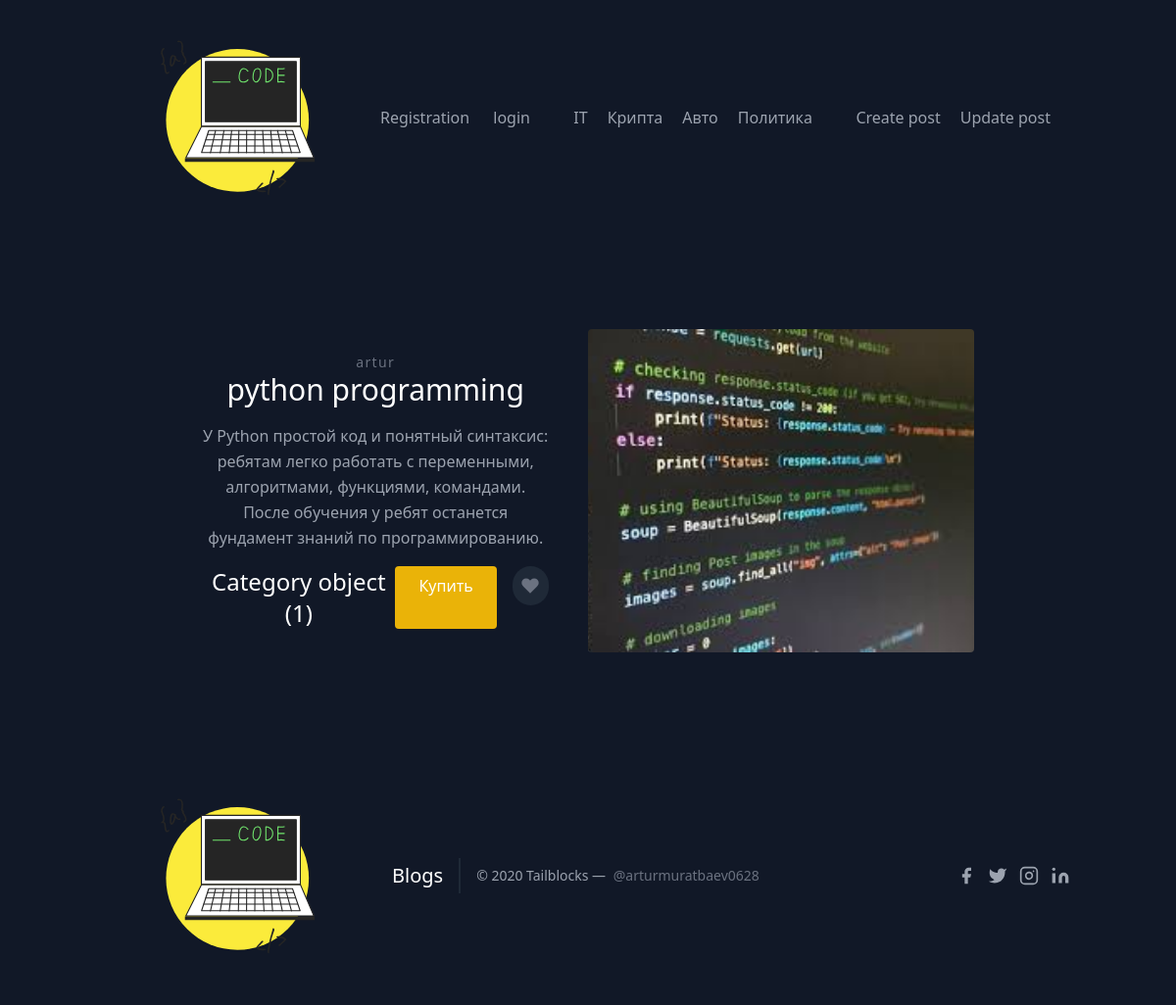
The page /blog/1 on the database its author committed.
### blog/models.py (models this page shows, shortened)
class Blogs(models.Model):
    author = models.ForeignKey(User,on_delete=models.CASCADE)
    category = models.ForeignKey(Category,on_delete=models.CASCADE)
    title = models.CharField(max_length=255,verbose_name='название')
    text = models.TextField(verbose_name='Пост:')
    image1 = models.ImageField(verbose_name='1 картинка(не обязательно):',blank=True,null=True)
    image2 = models.ImageField(verbose_name='2 картинка(не обязательно):',blank=True,null=True)
    image3 = models.ImageField(verbose_name='3 картинка(не обязательно):',blank=True,null=True)
    pub_date = models.DateTimeField(auto_now_add=True)
    class Meta:
        verbose_name = 'Блог'
        verbose_name_plural = 'Блоги'

class Category(models.Model):
    category_name = models.CharField(max_length=255,verbose_name='Название категории:')
    slug = models.SlugField(verbose_name='Слаг категорий',max_length=255)
    class Meta:
        verbose_name = 'Категория'
        verbose_name_plural = 'Категорий'

### blog/views.py (the view)
# urls.py: path('blog/<int:id>',detail,name='detail'),
def detail(request,id):
    blog = get_object_or_404(models.Blogs,id=id)
    return render(request,'detail.html',{'blog':blog})

### templates/detail.html (shortened to what this page needs)
{% extends 'base.html' %}
{% block content %}
<section class="text-gray-400 bg-gray-900 body-font overflow-hidden">
    <div class="container px-5 py-24 mx-auto">
      <div class="lg:w-4/5 mx-auto flex flex-wrap">
        <div class="lg:w-1/2 w-full lg:pr-10 lg:py-6 mb-6 lg:mb-0">
          <h2 class="text-sm title-font text-gray-500 tracking-widest">{{blog.author}} </h2>
          <h1 class="text-white text-3xl title-font font-medium mb-4">{{blog.title}}</h1>
          <p class="leading-relaxed mb-4">{{blog.text}}</p>
          <div class="flex">
            <span class="title-font font-medium text-2xl text-white">{{blog.category}}</span>
            <button class="flex ml-auto text-white bg-yellow-500 border-0 py-2 px-6 focus:outline-none hover:bg-yellow-600 rounded">Купить</button>
            <button class="rounded-full w-10 h-10 bg-gray-800 p-0 border-0 inline-flex items-center justify-center text-gray-500 ml-4">
              <svg fill="currentColor" stroke-linecap="round" stroke-linejoin="round" stroke-width="2" class="w-5 h-5" viewBox="0 0 24 24">
                <path d="M20.84 4.61a5.5 5.5 0 00-7.78 0L12 5.67l-1.06-1.06a5.5 5.5 0 00-7.78 7.78l1.06 1.06L12 21.23l7.78-7.78 1.06-1.06a5.5 5.5 0 000-7.78z"></path>
              </svg>
            </button>
          </div>
        </div>
        <img alt="ecommerce" class="lg:w-1/2 w-full lg:h-auto h-64 object-cover object-center rounded" src="{{blog.image1.url}}">
      </div>
    </div>
  </section>
{% endblock %}

### templates/base.html (shortened to what this page needs)
{% load static %}
<!DOCTYPE html>
<html lang="en">
<head>
    <script src="https://cdn.tailwindcss.com"></script>
    <link rel="stylesheet" href="{% static 'home.css' %}">
</head>
<body>
    <header class="text-gray-400 bg-gray-900 body-font">
        <div class="container mx-auto flex flex-wrap p-5 flex-col md:flex-row items-center">
          <a class="flex title-font font-medium items-center text-white mb-4 md:mb-0">
            <img class="logo" src="../media/logo.svg" alt="...">
            <div class="rounded-circle account-img">
              {% if user.is_authenticated %}
                 <p>User: {{user.username}}</p>
                 <a class="mr-5 hover:text-white" href="{% url 'logout'  %}">logout</a>
            {% else %}
                 <a class="mr-5 hover:text-white" href="{% url 'reg' %}">Registration</a>
                 <a class="mr-5 hover:text-white" href="{% url 'login' %}">login</a>
            {% endif %}
            </div>
          </a>
          <nav class="md:ml-auto md:mr-auto flex flex-wrap items-center text-base justify-center">
            <a class="mr-5 hover:text-white">IT</a>
            <a class="mr-5 hover:text-white">Крипта</a>
            <a class="mr-5 hover:text-white">Авто</a>
            <a class="mr-5 hover:text-white">Политика</a>
          </nav>
          <a class="mr-5 hover:text-white" href="{% url 'create' %}"><button>Create post</button></a>
          <a class="mr-5 hover:text-white" href="{% url 'update' post.id %}"><button>Update post</button></a>
        </div>
      </header>
      {% block content %}
      {% endblock %}
      <footer class="text-gray-400 bg-gray-900 body-font">
        <div class="container px-5 py-8 mx-auto flex items-center sm:flex-row flex-col">
          <a class="flex title-font font-medium items-center md:justify-start justify-center text-white">
            <img class="logo" src="../media/logo.svg" alt="..."><path d="M12 2L2 7l10 5 10-5-10-5zM2 17l10 5 10-5M2 12l10 5 10-5"></path>
            <span class="ml-3 text-xl">Blogs</span>
          </a>
          <p class="text-sm text-gray-400 sm:ml-4 sm:pl-4 sm:border-l-2 sm:border-gray-800 sm:py-2 sm:mt-0 mt-4">© 2020 Tailblocks —
            <a href="https://twitter.com/knyttneve" class="text-gray-500 ml-1" target="_blank" rel="noopener noreferrer">@arturmuratbaev0628</a>
          </p>
          <span class="inline-flex sm:ml-auto sm:mt-0 mt-4 justify-center sm:justify-start">
            <a class="text-gray-400">
              <svg fill="currentColor" stroke-linecap="round" stroke-linejoin="round" stroke-width="2" class="w-5 h-5" viewBox="0 0 24 24">
                <path d="M18 2h-3a5 5 0 00-5 5v3H7v4h3v8h4v-8h3l1-4h-4V7a1 1 0 011-1h3z"></path>
              </svg>
            </a>
            <a class="ml-3 text-gray-400">
              <svg fill="currentColor" stroke-linecap="round" stroke-linejoin="round" stroke-width="2" class="w-5 h-5" viewBox="0 0 24 24">
                <path d="M23 3a10.9 10.9 0 01-3.14 1.53 4.48 4.48 0 00-7.86 3v1A10.66 10.66 0 013 4s-4 9 5 13a11.64 11.64 0 01-7 2c9 5 20 0 20-11.5a4.5 4.5 0 00-.08-.83A7.72 7.72 0 0023 3z"></path>
              </svg>
            </a>
            <a class="ml-3 text-gray-400">
              <svg fill="none" stroke="currentColor" stroke-linecap="round" stroke-linejoin="round" stroke-width="2" class="w-5 h-5" viewBox="0 0 24 24">
                <rect width="20" height="20" x="2" y="2" rx="5" ry="5"></rect>
                <path d="M16 11.37A4 4 0 1112.63 8 4 4 0 0116 11.37zm1.5-4.87h.01"></path>
              </svg>
            </a>
            <a class="ml-3 text-gray-400">
              <svg fill="currentColor" stroke="currentColor" stroke-linecap="round" stroke-linejoin="round" stroke-width="0" class="w-5 h-5" viewBox="0 0 24 24">
                <path stroke="none" d="M16 8a6 6 0 016 6v7h-4v-7a2 2 0 00-2-2 2 2 0 00-2 2v7h-4v-7a6 6 0 016-6zM2 9h4v12H2z"></path>
                <circle cx="4" cy="4" r="2" stroke="none"></circle>
              </svg>
            </a>
          </span>
        </div>
      </footer>
</body>
</html>

### static/css/home.css (style rules this page uses)
body { text-align: center; background-color: #201E43; }
button { background: #D6BD98; color: #1A3636; }
.logo { width: 280px; height: 200px; }

### rows shown on the page
Blogs: author "artur", title "python programming", text "У Python простой код и понятный синтаксис: ребятам легко работать с переменными, алгоритмами, функциями, командами. После обучения у ребят останется фундамент знаний по программированию.", category "Category object (1)", image1 (picture)
